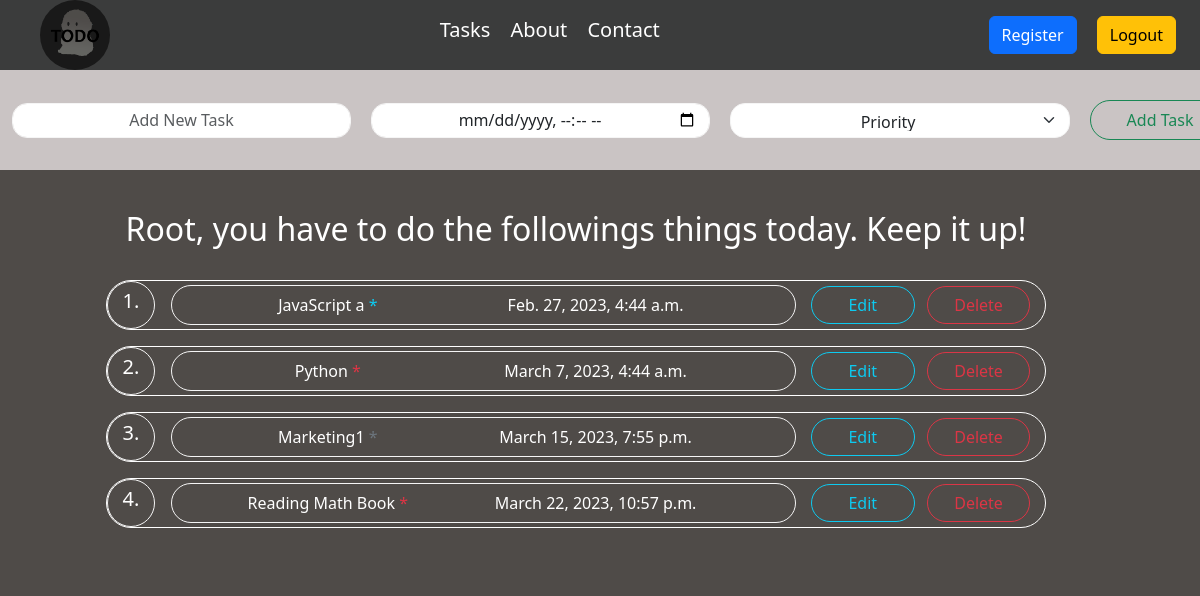
The app's page / (signed in) with its own data.
### root/models.py (models this page shows)
class Task(models.Model):
    user = models.ForeignKey(to=User,on_delete=models.CASCADE)
    task_Name = models.CharField(max_length=1000)
    dateTime = models.DateTimeField()
    priority = models.CharField(max_length=200)

### root/views.py (the view)
# urls.py: 2. Add a URL to urlpatterns:  path('', Home.as_view(), name='home')
def Home(request):
    if request.user.is_authenticated:
        if request.method == 'POST':
            fm = TaskForm(request.POST)
            data = Task.objects.filter(user=request.user).order_by('dateTime')
            if fm.is_valid():
                username = request.user
                task = fm.cleaned_data.get('task_Name')
                datetime = fm.cleaned_data.get('dateTime')
                priority = fm.cleaned_data.get('priority')
                reg = Task(user = username, task_Name = task,dateTime=datetime,priority = priority)
                reg.save()
        else:
            fm = TaskForm()
            data = Task.objects.filter(user=request.user).order_by('dateTime')
        return render(request,'root/home.html',{'form':fm,'data':data})
    else:
        return HttpResponseRedirect('/login/')

### root/forms.py
class TaskForm(forms.ModelForm):
    class Meta:
        model = Task
        fields = ['task_Name', 'dateTime', 'priority']
        widgets = {'dateTime': forms.DateTimeInput(attrs={'class': 'form-control', 'type': 'datetime-local'}),
                   'task_Name': forms.TextInput(attrs={'placeholder': 'Add New Task', 'class': 'form-control'}), 'priority': forms.Select(attrs={'class': 'form-select'}, choices=(('Medium','Priority'),('High', 'High'), ('Medium', 'Medium'), ('Low', 'Low')))}

### root/templates/root/home.html (shortened to what this page needs)
{% extends "root/base.html" %} {% load static %}
{% block css %}
<link rel="stylesheet" href="{% static 'root/css/all.css' %}" />
<link rel="stylesheet" href="{% static 'root/css/home.css' %}" />
{% endblock css %}
{% block content %}
<div class="max-width-container">
  <div class="row add_task_form">
    <form action="" method="post" class="col">
      {% for fm in form %}
      {{fm}}{{fm.errors|striptags}}
      {%endfor %}
      <div class="col-sm-1 text-center add-task-button-col">
        <button type="submit" class="btn btn-outline-success add-task-button">
          Add Task
        </button>
      </div>
    </form>
  </div>
  <div class="row crud text-white text-center">
    <div class="row">
      <div class="col user-text mb-4">
        {% if request.user.first_name %}
        <h2>
          {{request.user.first_name}}, you have to do the followings things
          today. Keep it up!
        </h2>
        {% else %}
        <h2>
          {{request.user.username|capfirst}}, you have to do the followings
          things today. Keep it up!
        </h2>
        {% endif %}
      </div>
    </div>
    <div class="row">
      <div class="col mb-4">
        {% for item in data %}
        <div class="task-shape col-sm-10 offset-sm-1 mb-3">
          <div class="task-number rounded-circle me-3">
            <h5>{{forloop.counter}}.</h5>
          </div>
          <div class="col-sm-8 actual-task">
            <div class="col-sm-4 offset-sm-1 me-2">
              {{item.task_Name}}
              {% if item.priority == 'High' %}
              <span class="text-danger">*</span>
              {% elif item.priority == 'Medium' %}
              <span class="text-info">*</span>
              {% else %}
              <span class="text-secondary">*</span>
              {% endif %}
            </div>
            <div class="col-sm-4 offset-sm-1">
              {{item.dateTime}}
            </div>
          </div>
          <div class="crud-buttons col">
            <a
              href="{% url 'updateTask' item.id %}"
              class="btn btn-outline-info col-sm-5 me-2"
              >Edit</a
            >
            <a
              href="{% url 'deleteTask' item.id %}"
              class="btn btn-outline-danger col-sm-5"
              >Delete</a
            >
          </div>
        </div>
        {% endfor %}
      </div>
    </div>
  </div>
</div>
{% endblock content %}

### root/templates/root/base.html (shortened to what this page needs)
<!DOCTYPE html>
{% load static %}
<html lang="en">
<head>
    <link rel="stylesheet" href="{% static 'root/css/base.css' %}">
    <link rel="stylesheet" href="{% static 'root/css/bootstrap.css' %}">
    {% block css %}{% endblock css %}
</head>
<body>
    <div class="container-fluid full-container">
        <div class="row">
                {% include 'root/navbar.html' %}
        </div>
        <div class="row flex-col">
            {% block content %}{% endblock content %}
        </div>
    </div>
</body>
</html>

### root/templates/root/navbar.html (shortened to what this page needs)
{% load static %}
<nav class="navbar1 px-4">
    <div class="logo ms-3">
        <a href="{% url 'home' %}"><img src="{% static 'root/images/Logo.png' %}" alt="Logo"></a>
    </div>
    <div class="task-menus">
        <div class="task-menus-items">
            <ul>
                <li><a href="{% url 'home' %}">Tasks</a></li>
                <li><a href="{% url 'home' %}">About</a></li>
                <li><a href="{% url 'contact' %}">Contact</a></li>
            </ul>
        </div>
    </div>
    <div class="task-buttons">
        <a href="{% url 'register' %}" class="btn btn-primary ms-3">Register</a>
        {% if request.user.is_authenticated %}
        <a href="{% url 'logout' %}" class="btn btn-warning ms-3">Logout</a>
        {% else %}
        <a href="{% url 'login' %}" class="btn btn-info ms-3">Login</a>
        {% endif %}
    </div>
</nav>

### root/static/root/css/base.css (style rules this page uses)
.full-container { min-height: 100vh; background-color: #4f4b48; }
@media screen and (min-width:600px) { .navbar1 { height: 70px; width: 100vw; background-color: #3b3c3c; display: flex; align-items: center; justify-content: space-between; margin-left: 0; } }
@media screen and (min-width:600px) { .logo { width: 70px; height: 70px; background-color: #191919; border-radius: 50%; } }
@media screen and (min-width:600px) { .logo img { background-size: cover; width: 70px; } }
@media screen and (min-width:600px) { .task-menus { font-size: 20px; margin-top: 5px; } }
@media screen and (min-width:600px) { .task-menus ul { list-style: none; } }
@media screen and (min-width:600px) { .task-menus ul li { display: inline-block; margin-right: 15px; } }
@media screen and (min-width:600px) { .task-menus ul li a { text-decoration: none; color: white; } }
@media screen and (min-width:600px) { .flex-col { display: flex; flex-direction: column; justify-content: center; align-items: center; } }

### root/static/root/css/home.css (style rules this page uses)
@media screen and (min-width:600px) { .max-width-container { max-width: 1366px; } }
@media screen and (min-width:600px) { .add_task_form { background: #cac4c4; min-height: 100px; min-width: 100%; } }
@media screen and (min-width:600px) { .add_task_form form { display: flex; justify-content: center; align-items: center; } }
@media screen and (min-width:600px) { #id_task_Name,#id_dateTime,#id_priority { width: 350px; height: 35px; border: 1px solid whitesmoke; border-radius: 15px; text-align: center; margin-right: 20px; } }
@media screen and (min-width:600px) { .add-task-button { width: 140px; height: 40px; border-radius: 30px; } }
@media screen and (min-width:600px) { .crud { background-color: #4f4b48; width: 100%; max-width: 1366px; } }
@media screen and (min-width:600px) { .user-text { margin-top: 40px; } }
@media screen and (min-width:600px) { .task-shape { height: 50px; border: 1px solid white; border-radius: 25px; display: flex; align-items: center; } }
@media screen and (min-width:600px) { .task-number { border: 1px solid whitesmoke; height: 48px; width: 48px; display: flex; align-items: center; justify-content: center; } }
@media screen and (min-width:600px) { .actual-task { border: 1px solid whitesmoke; background-color: #4f4b48; height: 40px; border-radius: 25px; text-align: center; display: flex; align-items: center; } }
@media screen and (min-width:600px) { .crud-buttons a { border-radius: 25px; } }

### records on screen
Task: task_Name "JavaScript a", dateTime "Feb. 27, 2023, 4:44 a.m."
Task: task_Name "Python", dateTime "March 7, 2023, 4:44 a.m."
Task: task_Name "Marketing1", dateTime "March 15, 2023, 7:55 p.m."
Task: task_Name "Reading Math Book", dateTime "March 22, 2023, 10:57 p.m."

### other values on screen
{{ request.user.username|capfirst }} "Root"
